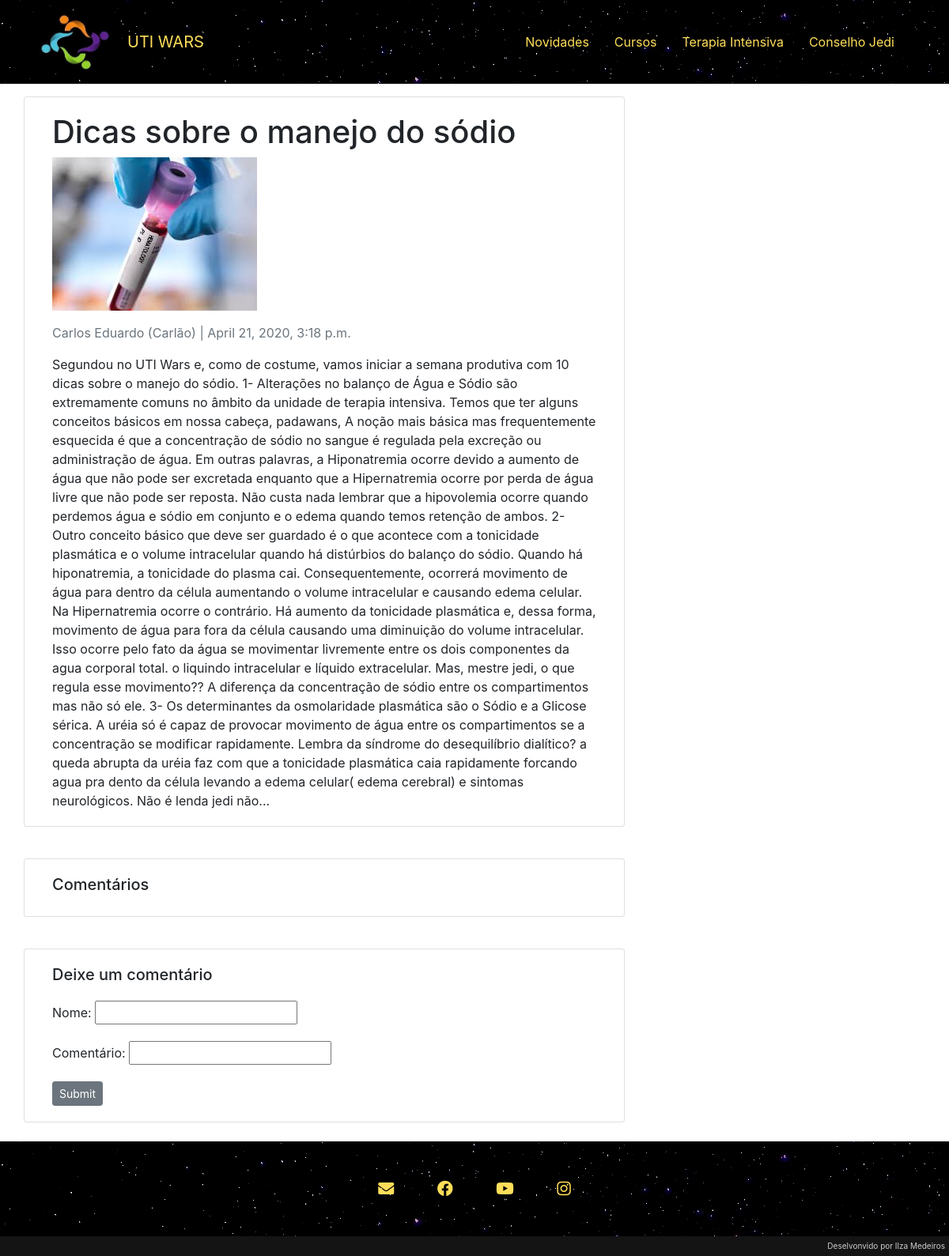
Page /dicas-sobre-o-manejo-do-sodio/ on the committed database.
### main/models.py (models this page shows, shortened)
class Postagem(models.Model):
    titulo = models.CharField(max_length=200, unique=True)
    slug = models.SlugField(max_length=200, unique=True)
    descricao = models.TextField()
    data = models.DateTimeField(auto_now=True)
    autor = models.CharField(max_length=100)
    arquivo = models.ImageField(upload_to="media/pictures", blank=True)

### main/views.py (the view)
# urls.py: path('<slug:slug>/', views.PostDetail.as_view(), name='post_detail'),
class PostDetail(generic.DetailView):
    model = Postagem
    template_name = 'main/post_detail.html'

### main/templates/main/post_detail.html (shortened to what this page needs)
{% extends 'main/base.html' %}
{% block content %}
{% load static %}
<div class="container">
  <div class="row">
    <div class="col-md-8 card mb-4  mt-3 left  top">
      <div class="card-body">
        <h1> {{ postagem.titulo }} </h1>
        <p><img src="{{ postagem.arquivo.url }}"></p>
        <p class=" text-muted">{{ postagem.autor }} | {{ postagem.data }}</p>
        <p class="card-text ">{{ postagem.descricao | safe }}</p>
      </div>
    </div>
    <div class="col-md-8 card mb-4  mt-3 ">
      <div class="card-body">
        <h5>{{ comments.count }} Comentários</h5>
      </div>
    </div>
    <div class="col-md-8 card mb-4  mt-3 ">
      <div class="card-body">
        {% if new_comment %}
        <div class="alert alert-success" role="alert">
          Seu comentário está aguardando aprovação.
        </div>
        {% else %}
        <h5>Deixe um comentário</h5>
        <form method="post" style="margin-top: 1.3em;">
          <p class="cadastro">
            <label for="name">Nome: {{ comment.name }}</label>
            <input type="text" name="nome" maxlength="20" required id="id_nome">
          </p>
          <p class="cadastro">
            <label for="body">Comentário: {{ comment.body }}</label>
            <input type="textfield" name="" maxlength="254" required id="id_text">
          </p>
          <button type="submit" class="btn btn-secondary  btn-sm">Submit</button>
        </form>
        {% endif %}
      </div>
    </div>
  </div>
</div>
{% endblock content %}

### rows in the picture
Postagem: titulo "Dicas sobre o manejo do sódio", arquivo (picture), autor "Carlos Eduardo (Carlão)", data "April 21, 2020, 3:18 p.m.", descricao "Segundou no UTI Wars e, como de costume, vamos iniciar a semana produtiva com 10 dicas sobre o manejo do sódio. 1- Alterações no balanço de Água e Sódio são extremamente comuns no âmbito da unidade de terapia intensiva. Temos que ter alguns conceitos básicos em nossa cabeça, padawans, A noção mais básica mas frequentemente esquecida é que a concentração de sódio no sangue é regulada pela excreção ou administração de água. Em outras palavras, a Hiponatremia ocorre devido a aumento de água que não pode ser excretada enquanto que a Hipernatremia ocorre por perda de água livre que não pode ser reposta. Não custa nada lembrar que a hipovolemia ocorre quando perdemos água e sódio em conjunto e o…"
